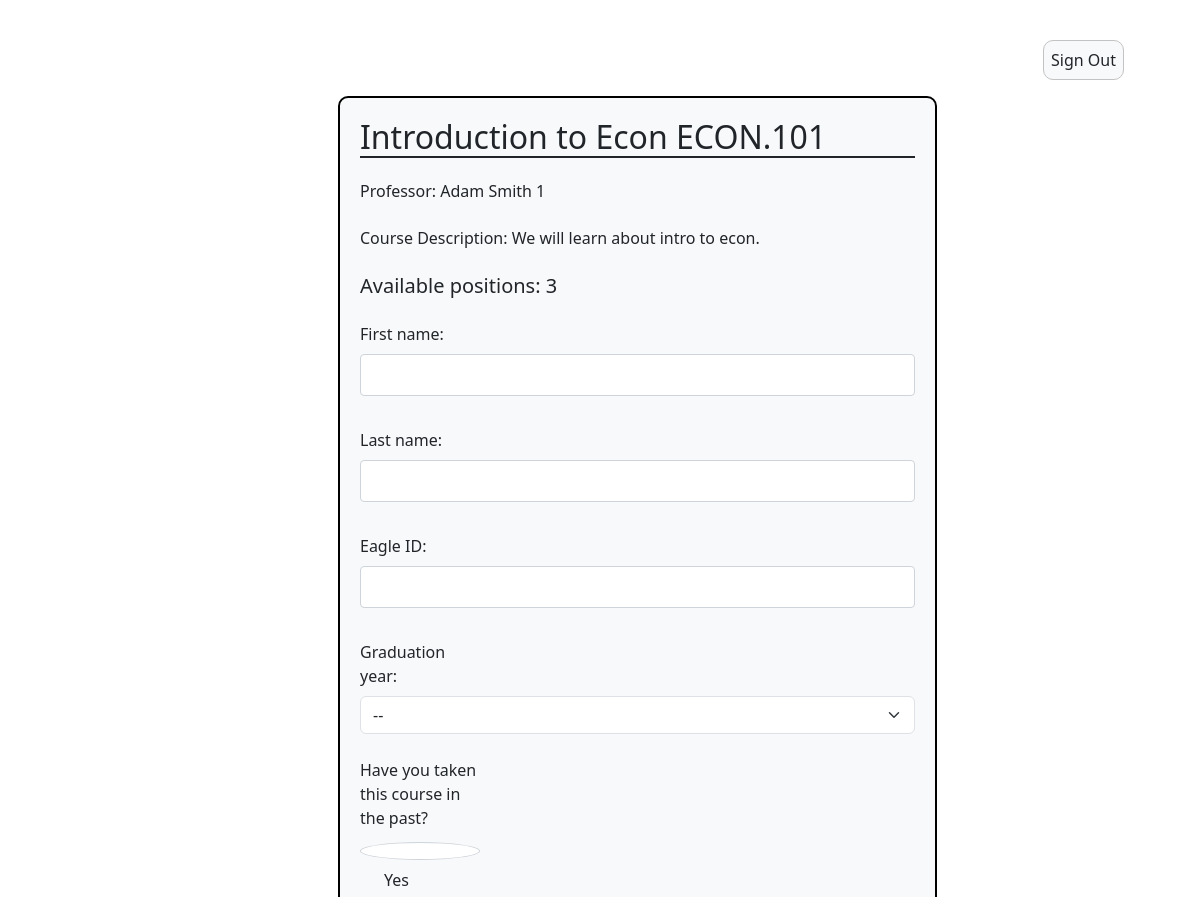
The page /apply_course/1/ (upper part) on the database as committed earlier.
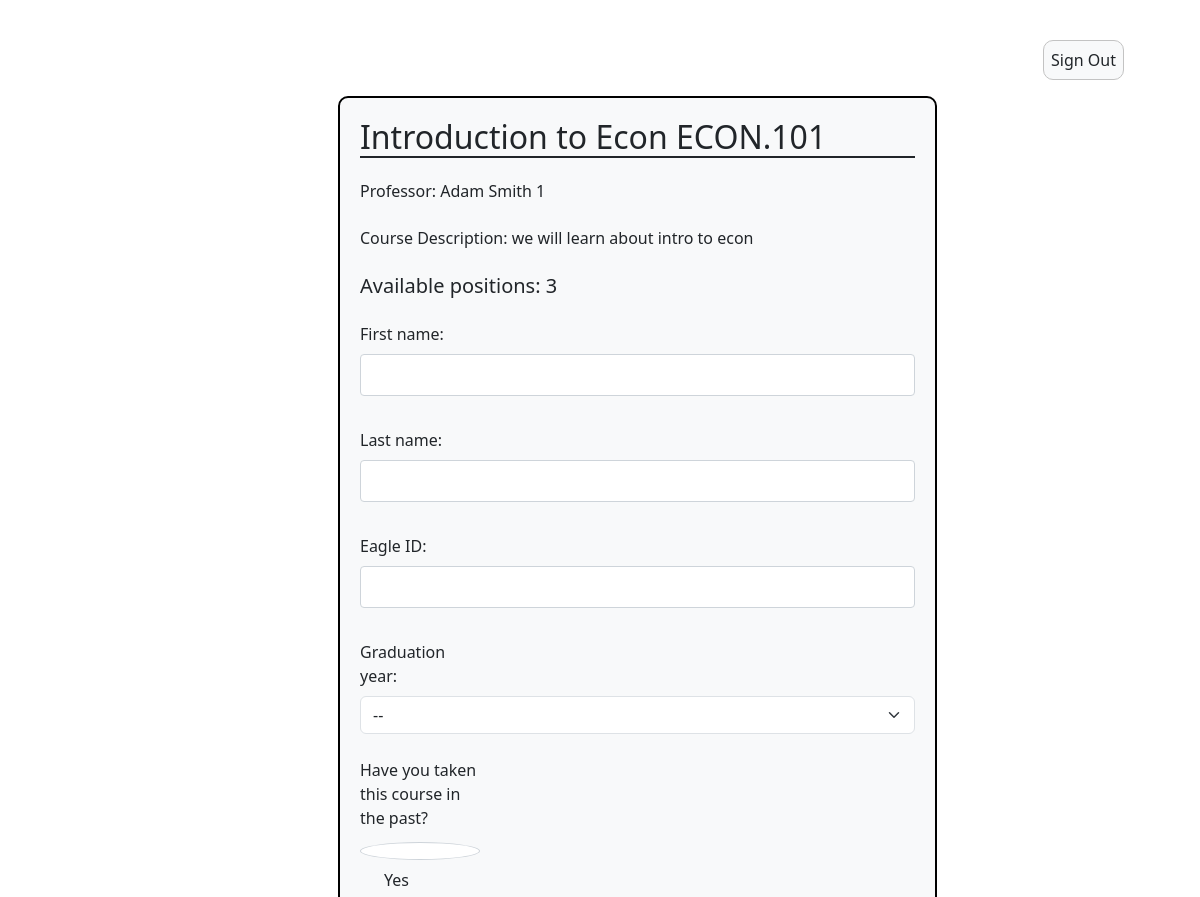
The same page on the database as committed later.
### InstructorAddCourse/models.py (models this page shows)
class InstructorAddCourse(models.Model):
	course_name = models.CharField(max_length=255)
	course_number = models.CharField(max_length=255)
	course_instructor = models.CharField(max_length=255)
	description = models.CharField(max_length=800)
	total_time_commitment = models.DecimalField(max_digits=2, decimal_places=0, validators=[MinValueValidator(0)], default=0)
	has_discussion = models.CharField(choices=[('yes', 'Yes'),('no', 'No')], max_length=50, default='')
	num_ta_needed = models.DecimalField(max_digits=2, decimal_places=0, validators=[MinValueValidator(0)], default=0)
	curr_num_ta = models.IntegerField(default=0)
	graded_meeting = models.CharField(choices=[('yes', 'Yes'),('no', 'No')], max_length=50, default='')
	office_hours = models.DecimalField(max_digits=2, decimal_places=0, validators=[MinValueValidator(0)], default=0)
	other_info = models.CharField(max_length=800, default=None)
	term = models.CharField(default=get_default_term(), max_length=100)

### studentSummary/views.py (the view)
# urls.py: path("apply_course/<int:course_id>/", apply_course, name="apply_course"),
def apply_course(request, course_id):
    course = get_object_or_404(InstructorAddCourse, id=course_id)
    print("HELLO I AM RIGHT HERE")
    if request.method == 'POST':
        form = ApplicationForm(request.POST)
        if form.is_valid():
            user = CustomUser.objects.get(id=request.user.id)
            if user.can_apply():
                user.increment_applications()
                user.save()
                form.save()
                return render(request, 'success.html')
        else:
            print("HI I AM RIGHT HERE in the error block")
            print(form.errors)
            return render(request, 'application.html', {'form': form, 'course': course})
    else:
        print("HI I AM RIGHT HERE IN THE OUTERMOST ELSE BLOCK")
        form = ApplicationForm()
        return render(request, 'application.html', {'form': form, 'course': course})

### templates/application.html (shortened to what this page needs)
<!DOCTYPE html>
{% extends 'appbase.html' %} {% block content %} {% load static %}
<html>
  <head>
    <link rel="stylesheet" href="{% static 'application.css' %}" />
  </head>
  <body>
    <div class="container">
      <div class="row">
        <div class="col offset-md-3">
          <div class="form-group">
              <form method="post">
                <h2 class="border-bottom border-2 border-dark mb-4">
                  {{ course.course_name }} {{ course.course_number }}
                </h2>
                <h6 class="mb-4">
                  Professor: {{ course.course_instructor}}
                </h6>
                <p class="mb-4">
                  Course Description: {{ course.description }}
                </p>
                <h5 class="mb-4">
                  Available positions: {{course.num_ta_needed}}
                </h5>
                <div class="form-group mb-4">
                  {{ form.first_name.label_tag }} {{ form.first_name }}
                </div>
                <div class="form-group mb-4">
                  {{ form.last_name.label_tag }} {{ form.last_name }}
                </div>
                <div class="form-group mb-4">
                  {{ form.eagle_id.label_tag }} {{ form.eagle_id }}
                </div>
                <div class="form-group mb-4">
                  {{ form.grad.label_tag }} {{ form.grad }}
                </div>
                <div class="form-group mb-4">
                  {{ form.past_course.label_tag }} {% for radio in form.past_course %}
                  <div class="form-check">{{ radio }}</div>
                  {% endfor %}
                </div>
              </form>
            </div>
        </div>
      </div>
    </div>
  </body>
</html>
{% endblock %}

Rows that differ between the two databases and show on the page:
changed InstructorAddCourse "Introduction to Econ": description "We will learn about intro to econ." → "we will learn about intro to econ"
